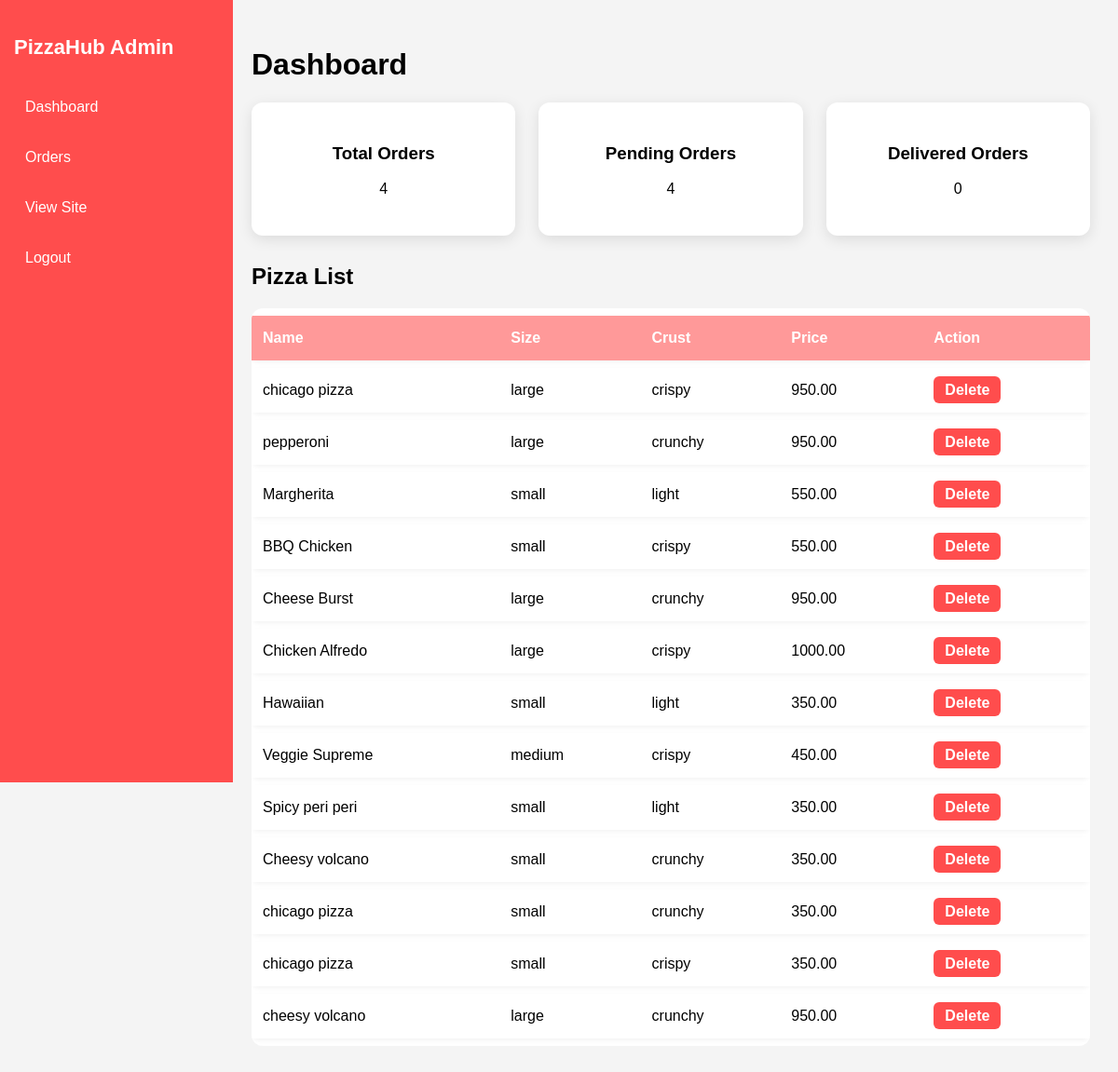
Before: /admin-dashboard/ (signed in) with the older database file.
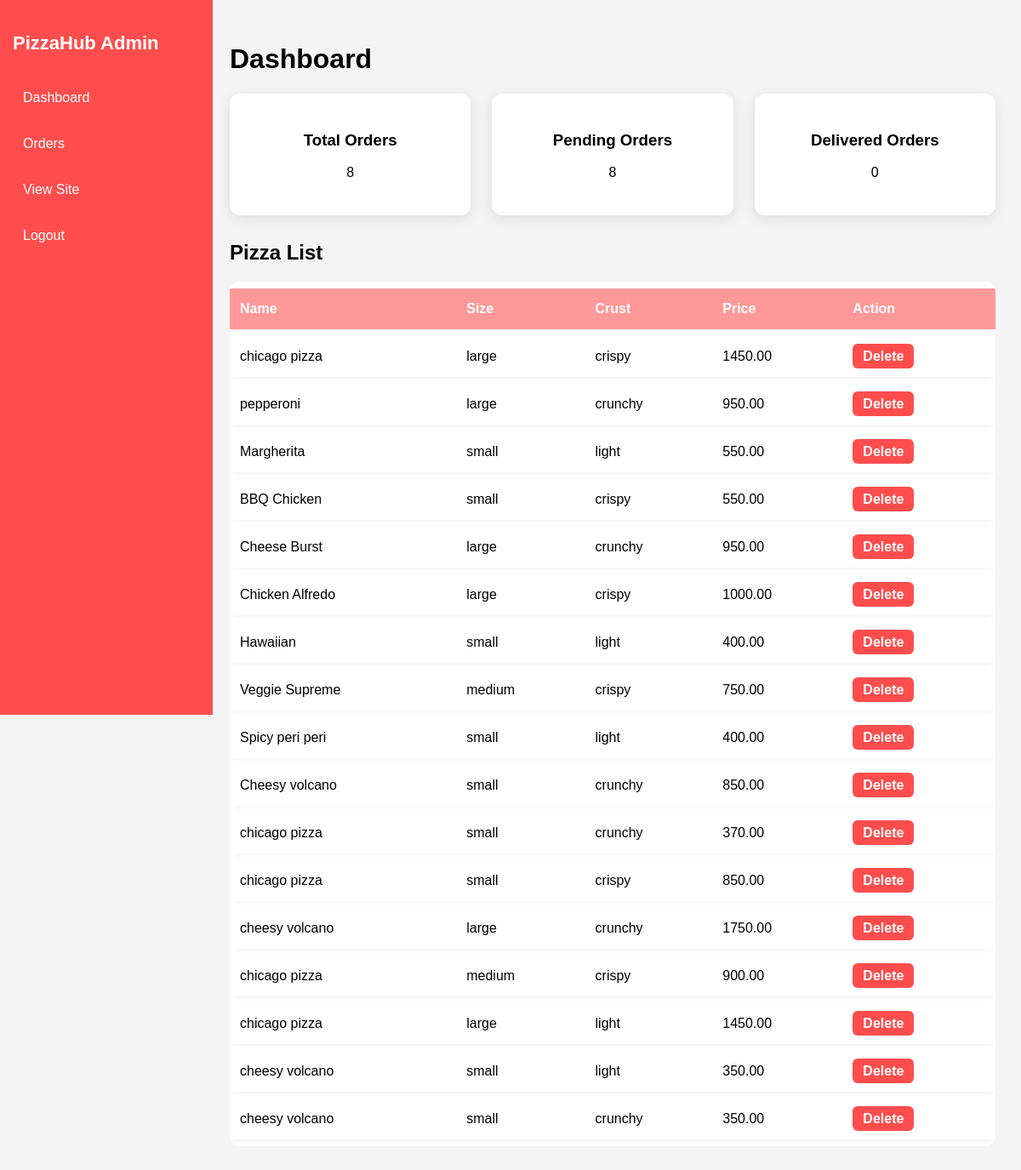
After: the same page with the newer database file.
### myapp/models.py (models this page shows, shortened)
class Pizza(models.Model):
    name = models.CharField(max_length=100)
    size = models.ForeignKey(PizzaSize, on_delete=models.PROTECT)
    crust = models.ForeignKey(PizzaCrust, on_delete=models.PROTECT)
    toppings = models.ManyToManyField(Topping, blank=True)
    image = models.ImageField(upload_to='pizzas/', null=True, blank=True)
    created_at = models.DateTimeField(auto_now_add=True)
    def calculate_total(self):
        topping_cost = sum([Decimal(t.extra_price) for t in self.toppings.all()])
        return self.size.price + topping_cost

class PizzaSize(models.Model):
    name = models.CharField(max_length=20)
    price = models.DecimalField(max_digits=5, decimal_places=2)

class PizzaCrust(models.Model):
    name = models.CharField(max_length=20)

class Topping(models.Model):
    name = models.CharField(max_length=50)
    extra_price = models.DecimalField(max_digits=5, decimal_places=2, default=0)

### myapp/views.py (the view)
# urls.py: path('admin-dashboard/', views.admin_dashboard, name='admin_dashboard'),
@login_required
@user_passes_test(admin_only)
def admin_dashboard(request):
    total_orders = Order.objects.count()
    pending_orders = Order.objects.filter(status='PENDING').count()
    delivered_orders = Order.objects.filter(status='DELIVERED').count()
    pizzas = Pizza.objects.all()
    context = {
        "total_orders": total_orders,
        "pending_orders": pending_orders,
        "delivered_orders": delivered_orders,
        "pizzas": pizzas,
    }
    return render(request, "myapp/admin_dashboard.html", context)

### myapp/views.py (called while the page is built)
def admin_only(user):
    return user.is_staff or user.is_superuser

### myapp/templates/myapp/admin_dashboard.html (shortened to what this page needs)
{% load static %}
<!DOCTYPE html>
<html>
<head>
    <link rel="stylesheet" href="{% static 'myapp/css/admin.css' %}">
</head>
<body>
<div class="sidebar">
    <h2>PizzaHub Admin</h2>
    <a href="{% url 'admin_dashboard' %}">Dashboard</a>
    <a href="{% url 'admin_orders' %}">Orders</a>
    <a href="{% url 'home' %}">View Site</a>
    <a href="{% url 'admin_logout' %}">Logout</a>
</div>
<div class="main-content">
    <h1>Dashboard</h1>
    <div class="cards">
        <div class="card"><h3>Total Orders</h3><p>{{ total_orders }}</p></div>
        <div class="card"><h3>Pending Orders</h3><p>{{ pending_orders }}</p></div>
        <div class="card"><h3>Delivered Orders</h3><p>{{ delivered_orders }}</p></div>
    </div>
    <h2>Pizza List</h2>
    <table>
        <tr>
            <th>Name</th>
            <th>Size</th>
            <th>Crust</th>
            <th>Price</th>
            <th>Action</th>
        </tr>
        {% for p in pizzas %}
        <tr>
            <td>{{ p.name }}</td>
            <td>{{ p.size.name }}</td>
            <td>{{ p.crust.name }}</td>
            <td>{{ p.calculate_total }}</td>
            <td><a class="delete-btn" href="{% url 'delete_pizza_admin' p.id %}">Delete</a></td>
        </tr>
        {% endfor %}
    </table>
</div>
</body>
</html>

Changed rows visible on the page:
changed through a linked row, Pizza (number 1 of 17 on the later page): calculate_total "950.00" → "1450.00"
changed through a linked row, Pizza "Hawaiian": calculate_total "350.00" → "400.00"
changed through a linked row, Pizza "Veggie Supreme": calculate_total "450.00" → "750.00"
changed through a linked row, Pizza "Spicy peri peri": calculate_total "350.00" → "400.00"
changed through a linked row, Pizza "Cheesy volcano": calculate_total "350.00" → "850.00"
changed through a linked row, Pizza (number 11 of 17 on the later page): calculate_total "350.00" → "370.00"
changed through a linked row, Pizza (number 12 of 17 on the later page): calculate_total "350.00" → "850.00"
changed through a linked row, Pizza (number 13 of 17 on the later page): calculate_total "950.00" → "1750.00"
added Pizza: name "chicago pizza", size.name "medium", crust.name "crispy", calculate_total "900.00"
added Pizza: name "chicago pizza", size.name "large", crust.name "light", calculate_total "1450.00"
added Pizza: name "cheesy volcano", size.name "small", crust.name "light", calculate_total "350.00"
added Pizza: name "cheesy volcano", size.name "small", crust.name "crunchy", calculate_total "350.00"
Other visible differences:
{{ total_orders }}: "4" → "8"
{{ pending_orders }}: "4" → "8"
